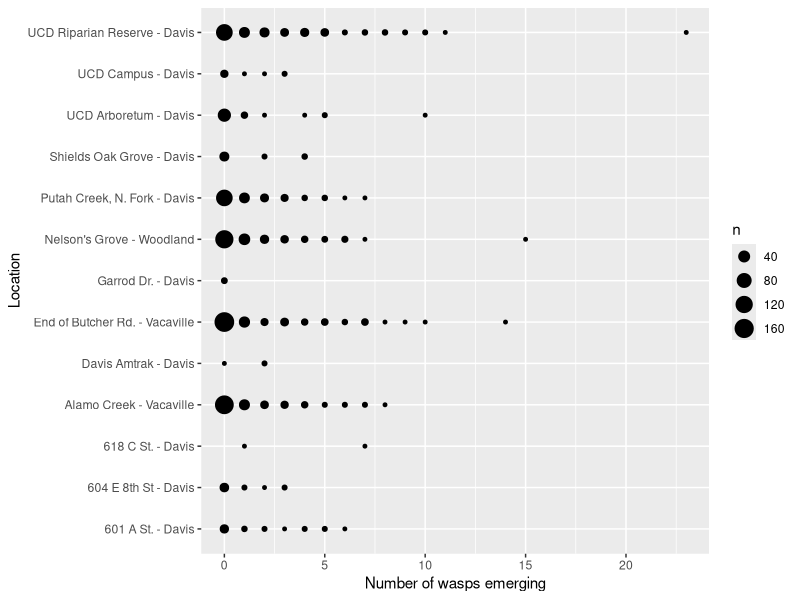
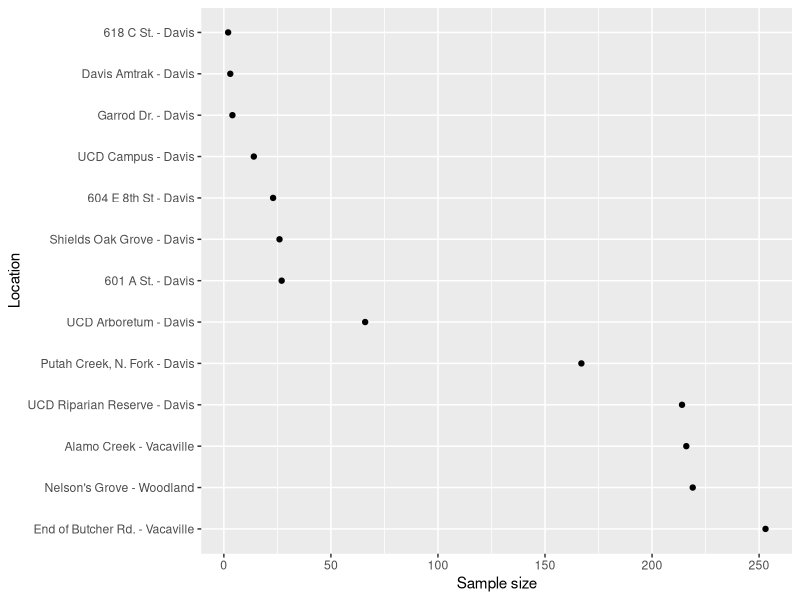
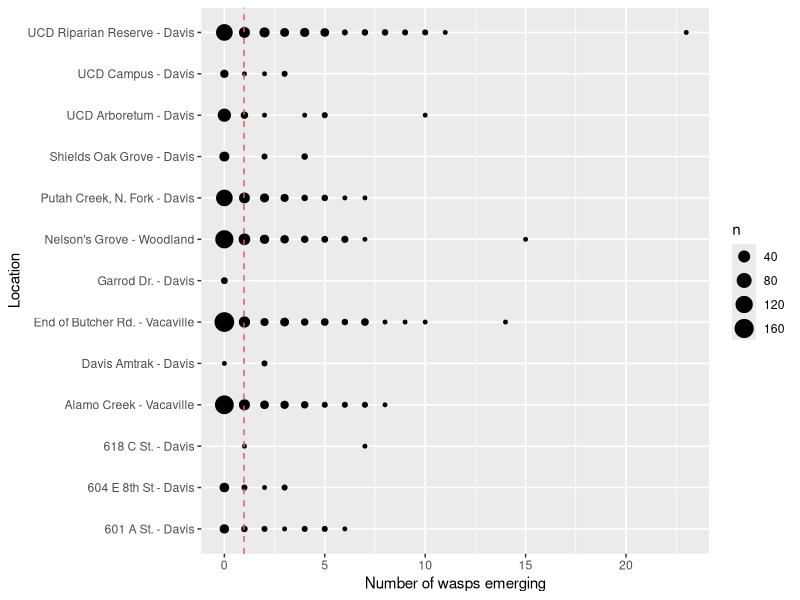

Write R code to recreate these figures, in order. (Note: this script raises an error after producing the figures.)
## ---- chunk 1
library(reshape2)
library(ggplot2)
library(dplyr)
d <- read.csv('cleaned_galls.csv')
ggplot(d, aes(x=n_cynip, y = gall_locality)) + 
  geom_count() + 
  xlab('Number of wasps emerging') + 
  ylab('Location')
## ---- chunk 2
d %>%
  group_by(gall_locality) %>%
  summarize(n = n()) %>%
  ggplot(aes(x = n, y = reorder(gall_locality, -n))) + 
  geom_point() + 
  xlab('Sample size') + 
  ylab('Location')
## ---- chunk 3
complete_pool <- glm(n_cynip ~ 1, 
                     data = d, family = poisson)
## ---- chunk 4
ggplot(d, aes(x=n_cynip, y = gall_locality)) + 
  geom_count() + 
  xlab('Number of wasps emerging') + 
  ylab('Location') + 
  geom_vline(xintercept = exp(coef(complete_pool)), 
             col = 2, linetype = 'dashed')
## ---- chunk 5
no_pool <- glm(n_cynip ~ 0 + gall_locality, 
                     data = d, family = poisson)
## ---- chunk 6
np_df <- data.frame(gall_locality = sort(levels(d$gall_locality)), 
                    n_cynip = exp(coef(no_pool)))
ggplot(d, aes(x=n_cynip, y = gall_locality)) + 
  geom_point(data = np_df, col = 'red', shape = 19, size = 6) + 
  geom_count() + 
  xlab('Number of wasps emerging') + 
  ylab('Location')
## ---- chunk 7
cis <- confint(no_pool)
np_df$lo <- exp(cis[, 1])
np_df$hi <- exp(cis[, 2])

d %>%
  group_by(gall_locality) %>%
  summarize(n = n()) %>%
  full_join(np_df) %>%
  ggplot(aes(x = n, y = n_cynip)) + 
  geom_point() + 
  geom_segment(aes(x = n, xend = n, 
                   y = lo, yend = hi)) + 
  xlab('Sample size') + 
  ylab('Estimated mean number of wasps') + 
  scale_x_log10()
## ---- chunk 8
d %>%
  group_by(gall_locality) %>%
  summarize(n = n()) %>%
  full_join(np_df) %>%
  ggplot(aes(x = n, y = n_cynip)) + 
  geom_point() + 
  geom_segment(aes(x = n, xend = n, 
                   y = lo, yend = hi)) + 
  xlab('Sample size') + 
  ylab('Estimated mean number of wasps') + 
  scale_x_log10()
## ---- chunk 9
d %>%
  group_by(gall_locality) %>%
  summarize(n = n()) %>%
  full_join(np_df) %>%
  ggplot(aes(x = n, y = n_cynip)) + 
  geom_point() + 
  geom_segment(aes(x = n, xend = n, 
                   y = lo, yend = hi)) + 
  xlab('Sample size') + 
  ylab('Estimated mean number of wasps') + 
  scale_x_log10()
## ---- chunk 10
library(lme4)
partial_pool <- glmer(n_cynip ~(1 | gall_locality), 
              data = d, family = poisson)
## ---- chunk 11
partial_pool
## ---- chunk 12
# create data frame to plot results
n_locality <- length(unique(d$gall_locality))
shrink_df <- data.frame(gall_locality = rep(sort(unique(d$gall_locality)), 3), 
                        model = rep(c('1-complete_pooling', 
                                      '3-no pooling', 
                                      '2-partial pooling'), 
                                    each = n_locality))

# add intercepts from model objects
shrink_df$intercept[1:n_locality] <- coef(complete_pool)
shrink_df$intercept[(1 + n_locality):(2 * n_locality)] <- coef(no_pool)
shrink_df$intercept[(1 + 2 * n_locality):(3 * n_locality)] <- coef(partial_pool)$gall_locality[, 1]

# make a data frame with the sample sizes
shrink_df <- d %>%
  group_by(gall_locality) %>%
  summarize(n = n()) %>%
  right_join(shrink_df)


# create a plot to illustrate the compromise between no pooling and partial pooling
library(ggrepel)
ggplot(shrink_df, aes(x = model, y = exp(intercept))) + 
  theme_minimal() + 
  geom_point(color = 'blue', size = 3) + 
  geom_line(aes(group = gall_locality), color = 'blue', alpha = .6) + 
  geom_text_repel(aes(label = paste('n =', n)), 
                data = subset(shrink_df, model == '3-no pooling'), 
            nudge_x = .3, size = 3) + 
  ylab('Expected number of emerging wasps') + 
  xlab('Model')
## ---- chunk 13
xvals <- seq(-2.5, 2, .001)
alpha_sd <- VarCorr(partial_pool) %>% unlist() %>% sqrt()
plot(xvals, dnorm(xvals, fixef(partial_pool), sd = alpha_sd), type = 'l', 
     xlab = expression(paste('Varying intercept: ', alpha)), 
     ylab = expression(paste('Estimated probability density: ', alpha)), 
     col = 2)
## ---- chunk 14
plot(xvals, dnorm(xvals, fixef(partial_pool), sd = alpha_sd), type = 'l', 
     xlab = expression(paste('Varying intercept: ', alpha)), 
     ylab = expression(paste('Estimated probability density: ', alpha)), 
     col = 2)
text(x = fixef(partial_pool), y = 0.1, labels = expression(alpha[0]), 
     col = 2, cex = 2)
text(x = c(fixef(partial_pool) - alpha_sd, fixef(partial_pool) + alpha_sd), 
     y = 0.05, 
     labels = c(expression(alpha[0] - sigma[alpha]), 
                expression(alpha[0] + sigma[alpha])), col = 2)
rug(unlist(coef(partial_pool)), col = 4, lwd = 2)
## ---- chunk 15
plot(xvals, dnorm(xvals, fixef(partial_pool), sd = alpha_sd), type = 'l', 
     xlab = expression(paste('Varying intercept: ', alpha)), 
     ylab = expression(paste('Estimated probability density: ', alpha)), 
     col = 2)
lines(xvals, dnorm(xvals, fixef(partial_pool), sd = 1E-4))
## ---- chunk 16
plot(xvals, dnorm(xvals, fixef(partial_pool), sd = alpha_sd), type = 'l', 
     xlab = expression(paste('Varying intercept: ', alpha)), 
     ylab = expression(paste('Estimated probability density: ', alpha)), 
     col = 2)
lines(xvals, dnorm(xvals, fixef(partial_pool), sd = 1E4))
